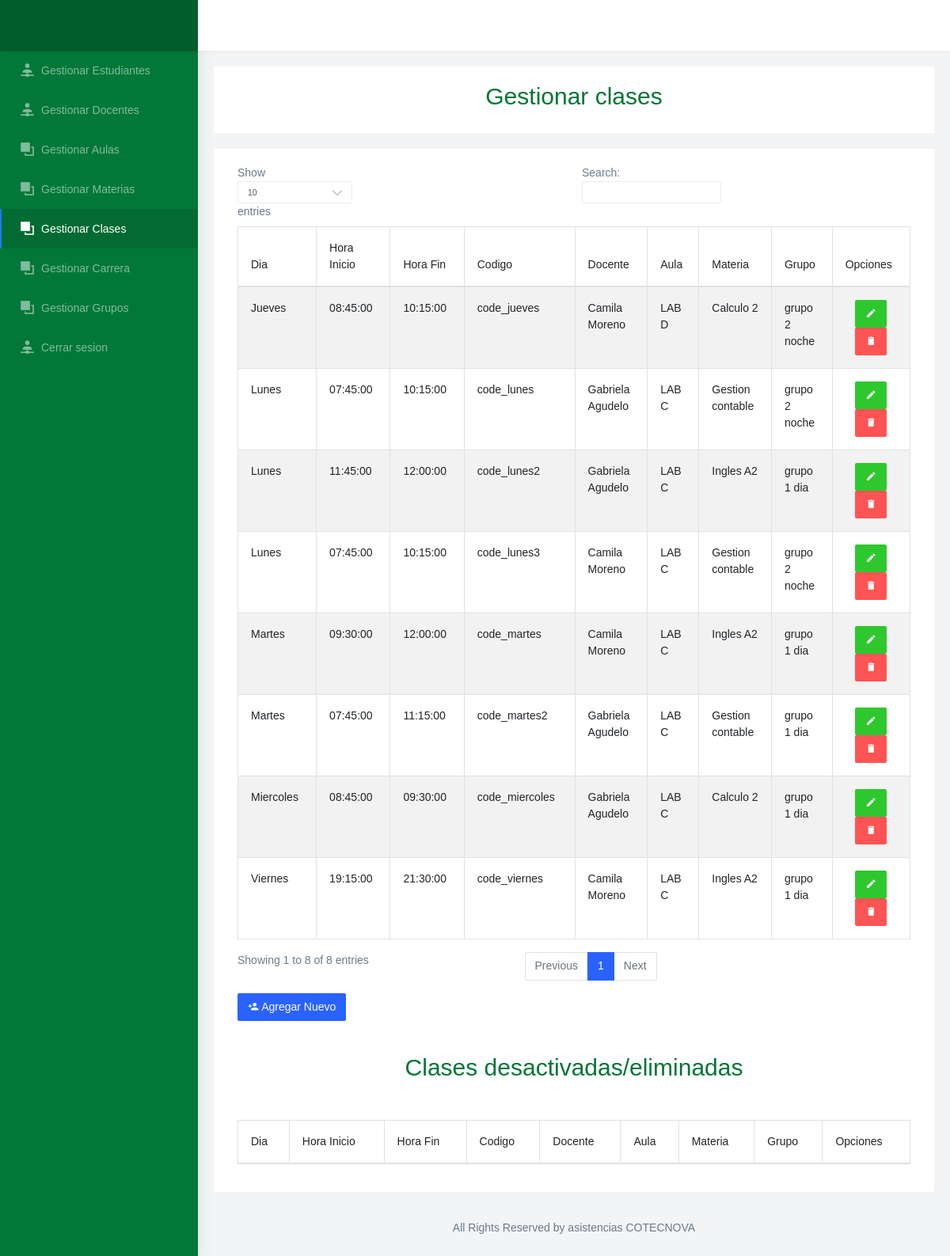
The app's page /gestion_clases.php with its own data.
### tables this page shows
CREATE TABLE `dias` (
  `id_dia` int(11) NOT NULL COMMENT 'Id el dia',
  `nombre` varchar(45) NOT NULL COMMENT 'Nombre del dia'
);

### Modelo/MySQL.php (called while the page is built, shortened)
<?php
class MySQL{
    private $hostname  = "localhost";
    private $user = "root";
    private $password = "";
    private $database = "asistencia";
    private $conexion;
    public function conectar(){
        $this->conexion = mysqli_connect($this->hostname, $this->user, $this->password, $this->database);
    }
    public function efectuarConsulta($consulta){
        mysqli_query($this->conexion, "SET lc_time_names = 'es_ES'" );
        mysqli_query($this->conexion, "SET NAMES 'utf8'");
        mysqli_query($this->conexion, "SET CHARACTER 'utf8'");
       $this->resultadoConsulta = mysqli_query($this->conexion, $consulta);
        return $this->resultadoConsulta;
    }
}

### gestion_clases.php (the view, shortened to what this page needs)
<!DOCTYPE html>
<html dir="ltr" lang="en">
<head>
  <link href="css/chartist.min.css" rel="stylesheet">
  <link href="css/style.min.css" rel="stylesheet">
  <link href="css/ie7.css" rel="stylesheet">
  <link href="css/materialdesignicons.min.css" rel="stylesheet">
  <link href="css/weather-icons.min.css" rel="stylesheet">
  <link href="css/registro.css" rel="stylesheet" media="all">
  <link href="https://cdnjs.cloudflare.com/ajax/libs/twitter-bootstrap/4.5.2/css/bootstrap.css" rel="stylesheet" media="all">
</head>
<body>
  <?php
  if (!isset($_SESSION['tipousuario'])) {
    require_once 'Modelo/MySQL.php';
    $mysql = new MySQL;
    $mysql->conectar();
    $MostrarDatos = $mysql->efectuarConsulta("SELECT asistencia.clase.id_clase, asistencia.clase.hora, asistencia.clase.horafin, asistencia.clase.Materia_id_materia, asistencia.materia.nombre as materianombre, asistencia.clase.Aula_id_aula, asistencia.aula.nombre as aulanombre, asistencia.clase.codigo, asistencia.dias.id_dia, asistencia.dias.nombre as nombredia, asistencia.docente.id_docente, docente.nombres, docente.apellidos, clase.Grupo_id_grupo, grupo.nombre as grupo from clase join dias on dias.id_dia = clase.Dias_id_dia join docente on docente.id_docente = clase.Docente_id_docente join aula on asistencia.clase.Aula_id_aula = asistencia.aula.id_aula join materia on asistencia.clase.materia_id_materia = asistencia.materia.id_materia join grupo on clase.Grupo_id_grupo = grupo.id_grupo WHERE asistencia.clase.estado = 1 GROUP by asistencia.clase.id_clase");
  }
  ?>
  <div id="main-wrapper" data-navbarbg="skin6" data-theme="light" data-layout="vertical" data-sidebartype="full" data-boxed-layout="full">
    <header class="topbar" data-navbarbg="skin6">
      <nav class="navbar top-navbar navbar-expand-md navbar-light">
        <div class="navbar-header" data-logobg="skin5">
          <div class="navbar-brand">
            <a href="index.html" class="logo">
            </a>
          </div>
        </div>
      </nav>
    </header>
    <div class="page-wrapper">
      <div class="container-fluid">
        <div class="row">
          <div class="col-12">
            <div class="card">
              <div class="card-body" align="center">
                  <h2 style="color: #037537">Gestionar clases</h2>
              </div>
            </div>
            <div class="card">
              <div class="card-body">
                <div class="container col-md-12 col-md-offset-3">
                  <table id="example" class="table table-striped table-bordered" style="width:100%">
                    <thead>
                      <tr>
                        <th>Dia</th>
                        <th>Hora Inicio</th>
                        <th>Hora Fin</th>
                        <th>Codigo</th>
                        <th>Docente</th>
                        <th>Aula</th>
                        <th>Materia</th>
                        <th>Grupo</th>
                        <th>Opciones</th>
                      </tr>
                    </thead>
                    <tbody>
                      <tr>
                        <?php
                        while ($valores1 = mysqli_fetch_assoc($MostrarDatos)) {
                          $id_clase = $valores1 ['id_clase'];
                        ?>
                          <th scope="row"><?php echo $valores1['nombredia'] ?></th>
                          <td><?php echo $valores1['hora'] ?></td>
                          <td><?php echo $valores1['horafin'] ?></td>
                          <td><?php echo $valores1['codigo'] ?></td>
                          <td><?php echo $valores1['nombres']." ".$valores1['apellidos'] ?></td>
                          <td><?php echo $valores1['aulanombre'] ?></td>
                          <td><?php echo $valores1['materianombre'] ?></td>
                          <td><?php echo $valores1['grupo'] ?></td>
                          <td>
                            <div class="text-center">
                              <a class="btn" style="background-color: #2EC82E;color: white" href='update_clase2.php?id_clase=<?php echo $id_clase; ?>' role="button"><i class="mdi mdi-pencil"></i></a>
                              <a class="btn" style="background-color: #FF5454;color: white" href='Controlador/delete_clase.php?id_clase=<?php echo $id_clase; ?>' role="button"><i class="mdi mdi-delete"></i></a>
                            </div>
                          </td>
                      </tr>
                    <?php
                        }
                    ?>
                    </tbody>
                  </table>
                  <a class="btn" style="background-color: #2962FF;color: white" href="registro_clase.php" role="button"><i class="mdi mdi-account-plus"></i> Agregar Nuevo</a>
                  <br><br>
                  <div class="card">
                    <div class="card-body" align="center">
                        <h2 style="color: #037537">Clases desactivadas/eliminadas</h2>
                    </div>
                  </div>
                  <table id="example2" class="table table-striped table-bordered" style="width:100%">
                    <thead>
                      <tr>
                        <th>Dia</th>
                        <th>Hora Inicio</th>
                        <th>Hora Fin</th>
                        <th>Codigo</th>
                        <th>Docente</th>
                        <th>Aula</th>
                        <th>Materia</th>
                        <th>Grupo</th>
                        <th>Opciones</th>
                      </tr>
                    </thead>
                  </table>
                </div>
              </div>
            </div>
          </div>
        </div>
        <footer class="footer text-center">
          All Rights Reserved by asistencias COTECNOVA
        </footer>
      </div>
    </div>
</body>
</html>

### css/registro.css (style rules this page uses)
* { margin:0; padding:0; box-sizing:border-box; -webkit-box-sizing:border-box; -moz-box-sizing:border-box; -webkit-font-smoothing:antialiased; -moz-font-smoothing:antialiased; -o-font-smoothing:antialiased; font-smoothing:antialiased; text-rendering:optimizeLegibility; }
body { font-family:"Open Sans", Helvetica, Arial, sans-serif; font-weight:300; font-size: 12px; line-height:30px; color:#777; background:#5e42a6; }
.container { max-width:400px; width:100%; margin:0 auto; position:relative; }

### records on screen
dias: nombre "Lunes", hora "07:45:00", horafin "10:15:00", codigo "code_lunes", nombres "Gabriela", apellidos "Agudelo", aulanombre "LAB C", materianombre "Gestion contable", grupo "grupo 2 noche", hora "11:45:00", horafin "12:00:00", codigo "code_lunes2", materianombre "Ingles A2", grupo "grupo 1 dia", codigo "code_lunes3", nombres "Camila", apellidos "Moreno"
dias: nombre "Martes", hora "09:30:00", horafin "12:00:00", codigo "code_martes", nombres "Camila", apellidos "Moreno", aulanombre "LAB C", materianombre "Ingles A2", grupo "grupo 1 dia", hora "07:45:00", horafin "11:15:00", codigo "code_martes2", nombres "Gabriela", apellidos "Agudelo", materianombre "Gestion contable"
dias: nombre "Miercoles", hora "08:45:00", horafin "09:30:00", codigo "code_miercoles", nombres "Gabriela", apellidos "Agudelo", aulanombre "LAB C", materianombre "Calculo 2", grupo "grupo 1 dia"
dias: nombre "Viernes", hora "19:15:00", horafin "21:30:00", codigo "code_viernes", nombres "Camila", apellidos "Moreno", aulanombre "LAB C", materianombre "Ingles A2", grupo "grupo 1 dia"
dias: nombre "Jueves", hora "08:45:00", horafin "10:15:00", codigo "code_jueves", nombres "Camila", apellidos "Moreno", aulanombre "LAB D", materianombre "Calculo 2", grupo "grupo 2 noche"
